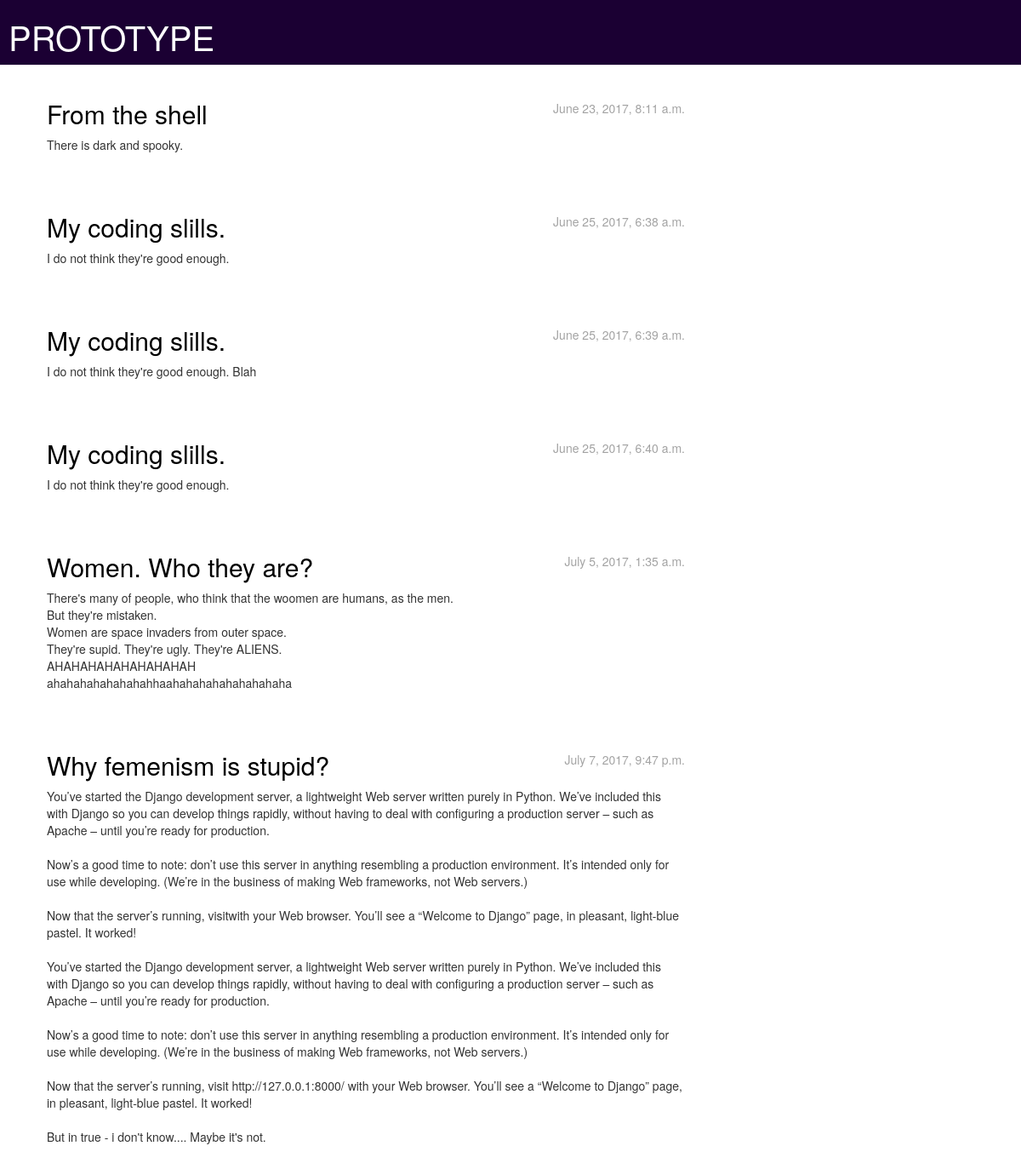
Page /postlist/ on the committed database.
### blog/models.py (models this page shows, shortened)
class Post(models.Model):
    title = models.CharField(max_length=200)
    text = models.TextField()
    created_date = models.DateTimeField(
            default=timezone.now)
    published_date = models.DateTimeField(
            blank=True, null=True)

### blog/views.py (the view)
# urls.py: url(r'^postlist/$', views.post_list, name='post_list'),
def post_list(request):
    posts=Post.objects.filter(published_date__lte=timezone.now()).order_by('published_date')
    return render(request, 'blog/post_list.html', {'posts': posts})

### blog/templates/blog/post_list.html
{% extends 'blog/base.html' %}
{% block content %}
	{% for post in posts %}
		<div class="post">
			<div class="date">
				{{ post.published_date }}
			</div>
			<h2><a href="{% url 'post_detail' pk=post.pk %}">{{ post.title }}</a></h2>
			<p>{{ post.text|linebreaksbr }}</p>
		</div>
	{% endfor %}
{% endblock content %}

### blog/templates/blog/base.html (shortened to what this page needs)
{% load staticfiles %}
    <html>
        <head>
            <link rel="stylesheet" href="//maxcdn.bootstrapcdn.com/bootstrap/3.2.0/css/bootstrap.min.css">
            <link rel="stylesheet" href="//maxcdn.bootstrapcdn.com/bootstrap/3.2.0/css/bootstrap-theme.min.css">
            <link rel="stylesheet" href="{% static 'css/blog.css' %}">
        </head>
        <body>
        <div class="page-header">
          <h1><a href="/">PROTOTYPE</a></h1>
      </div>
        <div class="content container">
            <div class="row">
                <div class="col-md-8">
                {% block content %}
                {% endblock %}
                </div>
            </div>
        </div>
    </body>
    </html>

### blog/static/css/blog.css (style rules this page uses)
body { background: "C:/Users/Пользователь/djangogirls/blog/templates/blog" repeat-x; background-attachment: fixed; }
.page-header { background-color: #1b0033; margin-top: 0px; padding: 1px 10px 1px 10px; }
.page-header h1, .page-header h1 a, .page-header h1 a:visited, .page-header h1 a:active { color: #ffffff; font-size: 30pt; text-decoration: none; }
.content { margin-left: 40px; }
.date { float: right; color: #A3A3A3; }
.post { margin-bottom: 70px; }
.post h2 a, .post h2 a:visited { color: #000000; }

### rows in the picture
Post: published_date "June 23, 2017, 8:11 a.m.", title "From the shell", text "There is dark and spooky."
Post: published_date "June 25, 2017, 6:38 a.m.", title "My coding slills.", text "I do not think they're good enough."
Post: published_date "June 25, 2017, 6:39 a.m.", title "My coding slills.", text "I do not think they're good enough. Blah"
Post: published_date "June 25, 2017, 6:40 a.m.", title "My coding slills.", text "I do not think they're good enough."
Post: published_date "July 5, 2017, 1:35 a.m.", title "Women. Who they are?", text "There's many of people, who think that the woomen are humans, as the men. But they're mistaken. Women are space invaders from outer space. They're supid. They're ugly. They're ALIENS. AHAHAHAHAHAHAHAHAH ahahahahahahahahhaahahahahahahahahaha"
Post: published_date "July 7, 2017, 9:47 p.m.", title "Why femenism is stupid?", text "You’ve started the Django development server, a lightweight Web server written purely in Python. We’ve included this with Django so you can develop things rapidly, without having to deal with configuring a production server – such as Apache – until you’re ready for production. Now’s a good time to note: don’t use this server in anything resembling a production environment. It’s intended only for use while developing. (We’re in the business of making Web frameworks, not Web servers.) Now that the server’s running, visitwith your Web browser. You’ll see a “Welcome to Django” page, in pleasant, light-blue pastel. It worked! You’ve started the Django development server, a lightweight Web server…"
